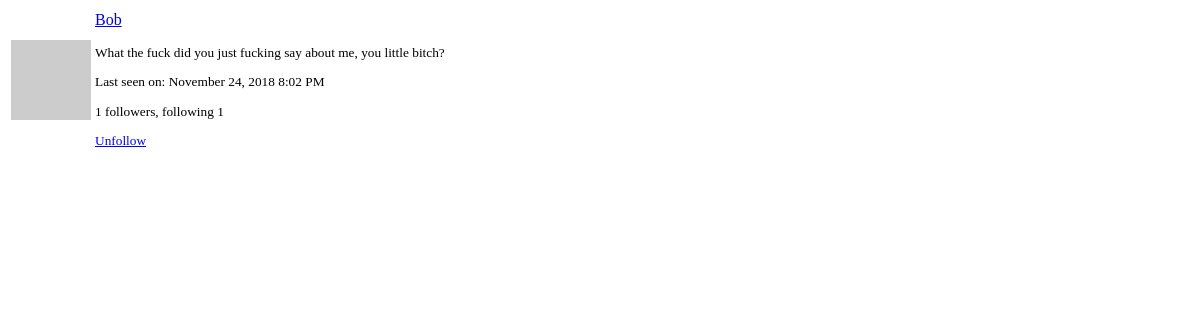
Page /user/Bob/popup (signed in) on the earlier database version.
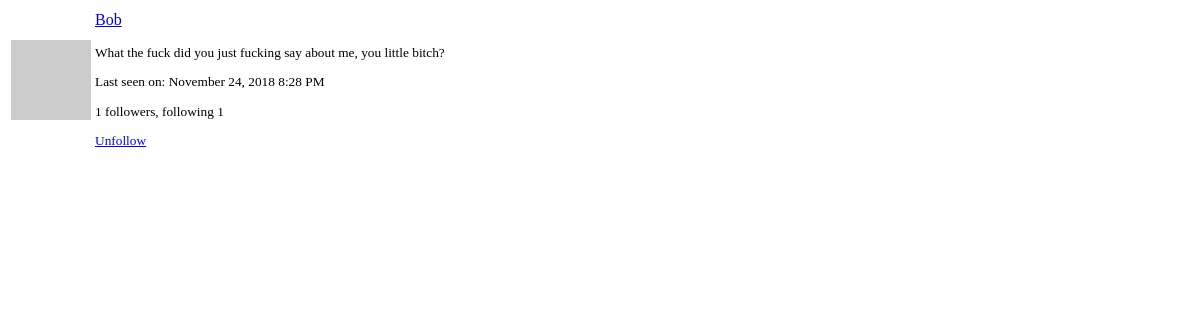
Same page on the later database version.
### app/models.py (models this page shows, shortened)
class User(UserMixin, db.Model):
    id = db.Column(db.Integer, primary_key=True)
    username = db.Column(db.String(64), index=True, unique=True)
    email = db.Column(db.String(120), index=True, unique=True)
    password_hash = db.Column(db.String(128))
    about_me = db.Column(db.String(140))
    last_seen = db.Column(db.DateTime, default=datetime.utcnow)
    last_message_read_time = db.Column(db.DateTime)
    posts = db.relationship('Post', backref='author', lazy='dynamic')
    followed = db.relationship(
        'User', secondary=followers,
        primaryjoin=(followers.c.follower_id == id),
        secondaryjoin=(followers.c.followed_id == id),
        backref=db.backref('followers', lazy='dynamic'), lazy='dynamic')
    messages_sent = db.relationship(
        'Message',
        foreign_keys='Message.sender_id',
        backref='author', lazy='dynamic')
    messages_received = db.relationship(
        'Message',
        foreign_keys='Message.recipient_id',
        backref='recipient', lazy='dynamic')
    notifications = db.relationship('Notification', backref='user',
                                    lazy='dynamic')
    def avatar(self, size):
        digest = md5(self.email.lower().encode('utf-8')).hexdigest()
        return 'https://www.gravatar.com/avatar/{}?d=retro&s={}'.format(
            digest, size)
    def is_following(self, user):
        return self.followed.filter(
            followers.c.followed_id == user.id).count() > 0

### app/main/routes.py (the view)
@bp.route('/user/<username>/popup')
@login_required
def user_popup(username):
    user = User.query.filter_by(username=username).first_or_404()
    return render_template('user_popup.html', user=user)

### app/main/routes.py (called while the page is built)
@bp.before_app_request
def before_request():
    if current_user.is_authenticated:
        current_user.last_seen = datetime.utcnow()
        db.session.commit()
        g.search_form = SearchForm()
    g.locale = str(get_locale())

### app/models.py (called while the page is built)
@login.user_loader
def load_user(id):
    return User.query.get(int(id))

### app/templates/user_popup.html
<table class="table">
  <tr>
    <td width="64" style="border: 0px;">
      <img src="{{ user.avatar(64) }}">
    </td>
    <td style="border: 0px;">
      <p>
        <a href="{{ url_for('main.user', username=user.username) }}">
          {{ user.username }}
        </a>
      </p>
      <small>
        {% if user.about_me %}<p>{{ user.about_me }}</p>{% endif %}
        {% if user.last_seen %}
          <p>
            {% if user.last_seen %}
              {{ _('Last seen on:') }}
              {{ moment(user.last_seen).format('LLL') }}
            {% endif %}
          </p>
        {% endif %}
        <p>
          {{ user.followers.count() }} {{ _('followers, following') }} {{ user.followed.count() }}
        </p>
        {% if user != current_user %}
          {% if not current_user.is_following(user) %}
            <a href="{{ url_for('main.follow', username=user.username) }}">
                {{ _('Follow') }}
            </a>
          {% else %}
            <a href="{{ url_for('main.unfollow', username=user.username) }}">
                {{ _('Unfollow') }}
            </a>
          {% endif %}
        {% endif %}
      </small>
    </td>
  </tr>
</table>

Differences in the rows shown:
changed User "Bob": last_seen "November 24, 2018 8:02 PM" → "November 24, 2018 8:28 PM"
